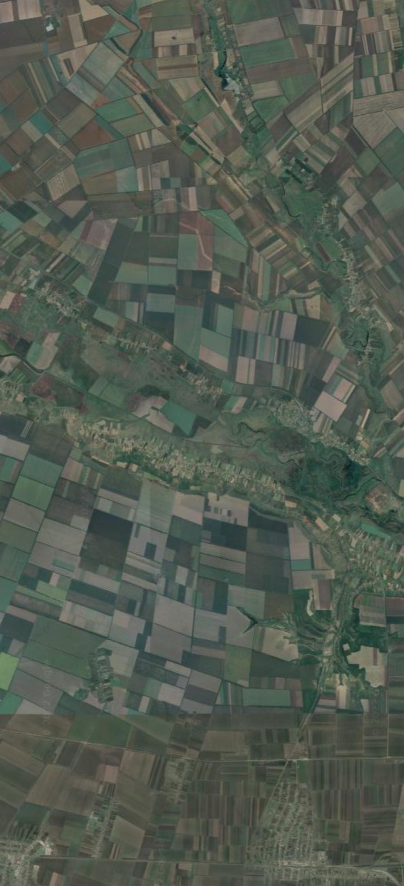
#> input picture Melitopol.jpg, 807 x 1771 px (shown at 1/2 size)
$ python test_rot4.py
#> lines starting #> are read from the running program, lines starting #| are printed output that depends on the picture; after the words box and inside, x2 and y2 are one past the last pixel; in counts of white or black regions, pixels touching at a corner belong together
import sys
import cv2
import numpy as np
import random
import math

step = 32
radius = 96
mask = np.zeros((radius*2,radius*2,3),np.uint8)
mask2 = np.zeros((radius,radius,3),np.uint8)
mask = cv2.circle(mask, (radius,radius), radius, (1,1,1), -1)
img1 =  cv2.imread("Melitopol.jpg")
#> img1 is the input picture: shape (1771, 807, 3); mean B, G, R 81, 91.5, 83.3
img1_0 = img1.copy()
imgheight=img1.shape[0]
#> imgheight = 1771
imgwidth=img1.shape[1]
#> imgwidth = 807


route = np.array([[100,100],[370,250],[400,320],[360,400],[300,460],[294,524],[330,580],[418,622],[470,720],[530,800],[600,900],[660,970],[710,1030],[690,1100],[700,1212],[680,1260],[600,1300],[525,1360],[532,1430],[570,1460],[580,1520],[550,1600],[464,1640]])

def rotateImage(image, angle):
    row, col = image.shape[:2]
    center=np.array([row,col])/2.0
    rot_mat = cv2.getRotationMatrix2D(center,np.degrees(angle)+90,1.0)
    new_image = cv2.warpAffine(image, rot_mat, (col,row))
    return new_image

def rotate(loc, angle, rec):
    sinA = np.sin(angle)
    cosA = np.cos(angle)
    res = np.empty((len(rec), 2), dtype=int)
    for i, (resi, reci) in enumerate(zip(res, rec)):
        resi[0] = max(loc[0] + cosA * reci[0] - sinA * reci[1], 0)
        resi[1] = max(loc[1] + sinA * reci[0] + cosA * reci[1], 0)
    return res

def cam_virt(loc, loc1, arrow=False, draw=True):
    out = []
    locs = []
    l = loc1-loc
    angle = - math.atan2(l[0],l[1])
    steps = math.floor(math.hypot(l[0], l[1])/step) - 1
    #print('angle', math.degrees(angle), steps, type(steps))
    img2 = img1_0[loc[1]-radius:loc[1]+radius, loc[0]-radius:loc[0]+radius].copy()
    try:
        img2 = img2*mask
        #print("img2", img2.shape)
        img2 = rotateImage(img2, angle)
        img2 = cv2.resize(img2, (radius,radius))
        if draw:
            cv2.circle(img1, loc, radius, (255, 0, 255), 2)
            cv2.putText(img1, f"{i}", loc, cv2.FONT_HERSHEY_SIMPLEX, 1, (0, 0, 255), 2, cv2.LINE_AA)
        # draw arrow for checking orientation
        out.append(img2)
    except Exception as e:
        exc_type, exc_obj, exc_tb = sys.exc_info()
        #fname = os.path.split(exc_tb.tb_frame.f_code.co_filename)[1]
        print("error",exc_type, exc_tb.tb_lineno, loc)
        out.append(mask2)

        #cv2.imwrite('lena.jpg', img2)
    #if arrow:

    return True, out

#tr, img2 = cam_virt(img1, N, M, route[0], True)
cv2.polylines(img1, [route], False, (255,0,0), 2)
#> img1: shape (1771, 807, 3); 0.42% of pixels changed, all inside (x1, y1, x2, y2) = (99, 99, 712, 1642)
route_imgs = []
for i in range(len(route)-1):
    cv2.circle(img1, route[i], 10, (0,200,0), -1)
    tr, img2 = cam_virt(route[i], route[i+1], True)
    if tr: route_imgs += img2
    else: print("Error generate virt camera image")
#> this loop made 22 passes
#> pass 1, in cam_virt, `img2 = img1_0[loc[1]-radius:loc[1]+radius, loc[0]-radius:loc[0]+radius..`:
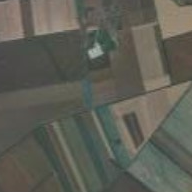
#> img2: shape (192, 192, 3); mean B, G, R 85.9, 95.1, 94.8
#> pass 1, in cam_virt, `img2 = img2*mask`:
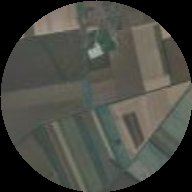
#> img2: shape (192, 192, 3); mean B, G, R 66.4, 73.4, 72.2
#> pass 1, in rotateImage, `new_image = cv2.warpAffine(image, rot_mat, (col,row))`:
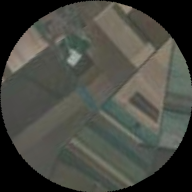
#> new_image: shape (192, 192, 3); mean B, G, R 66.3, 73.3, 72.1
#> after the loop:
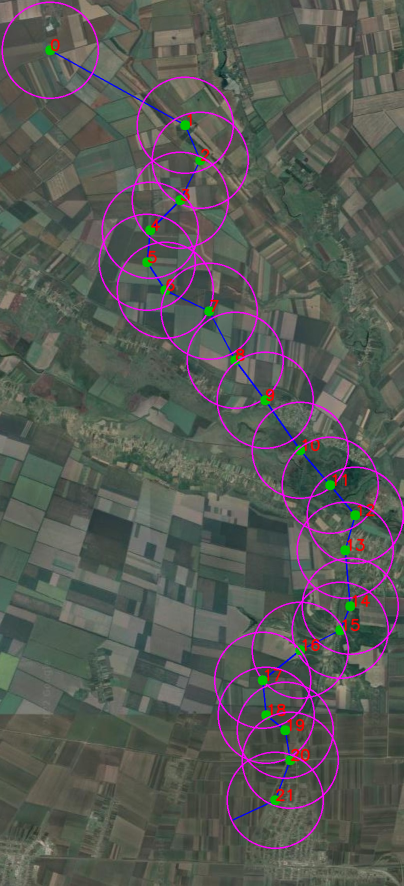
#> img1: shape (1771, 807, 3) (shown at 1/2 size); mean B, G, R 85.6, 89, 88
if route_imgs:
    img1 = cv2.resize(img1,(int(imgwidth/2),int(imgheight/2)))
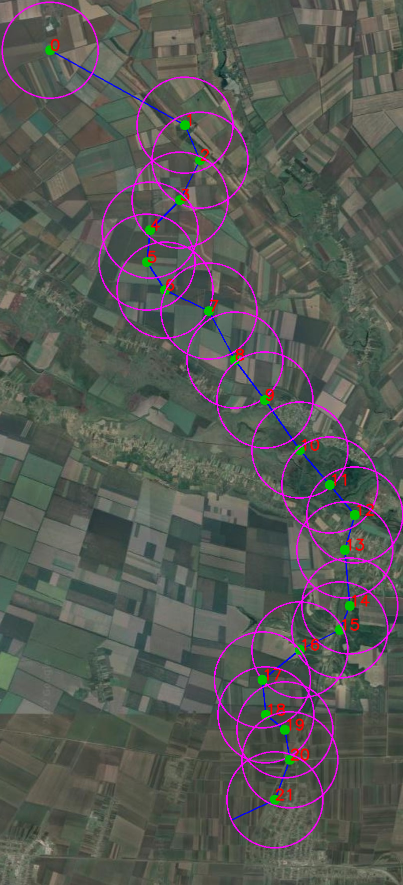
#> img1: shape (885, 403, 3); mean B, G, R 85.5, 88.9, 87.9
    rows = math.floor(int(imgheight/2)/(radius))
#> rows = 9
    columns = math.ceil(len(route_imgs)/rows)
#> columns = 3
    img2_big = np.zeros((int(imgheight/2), (radius)*columns, 3), np.uint8)
    col = 0
    row = 0
    for i, img in enumerate(route_imgs):
        #print("shape", i, row, col, img.shape, row*radius,row*radius+radius, radius*col,radius*col+radius, img2_big.shape)
        img2_big[row*radius:row*radius+radius, radius*col:radius*col+radius] = img
        #img2_big[row*N:row*N+N, M*col:M*col+M] = img
        cv2.putText(img2_big, f"{i}", (radius*col,row*radius+10), cv2.FONT_HERSHEY_SIMPLEX, 0.4, (0, 0, 255), 1, cv2.LINE_AA)
        row += 1
        if row == rows:
            col += 1
            row = 0
#> this loop made 22 passes
#> col on passes 9, 18: 1, 2
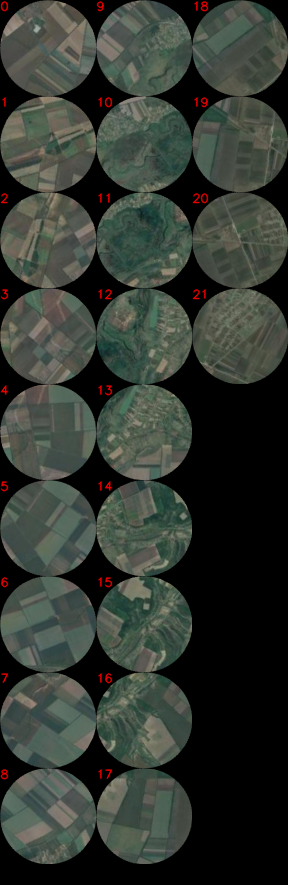
#> img2_big: shape (885, 288, 3); mean of channels 0, 1, 2 49, 55.8, 50.1; drawn as B, G, R
#> after the loop, col = 2; row = 4
    img_sep = np.zeros((int(imgheight/2), 10, 3), np.uint8)
    Hori = np.concatenate((img_sep, img1, img_sep, img2_big, img_sep), axis=1)
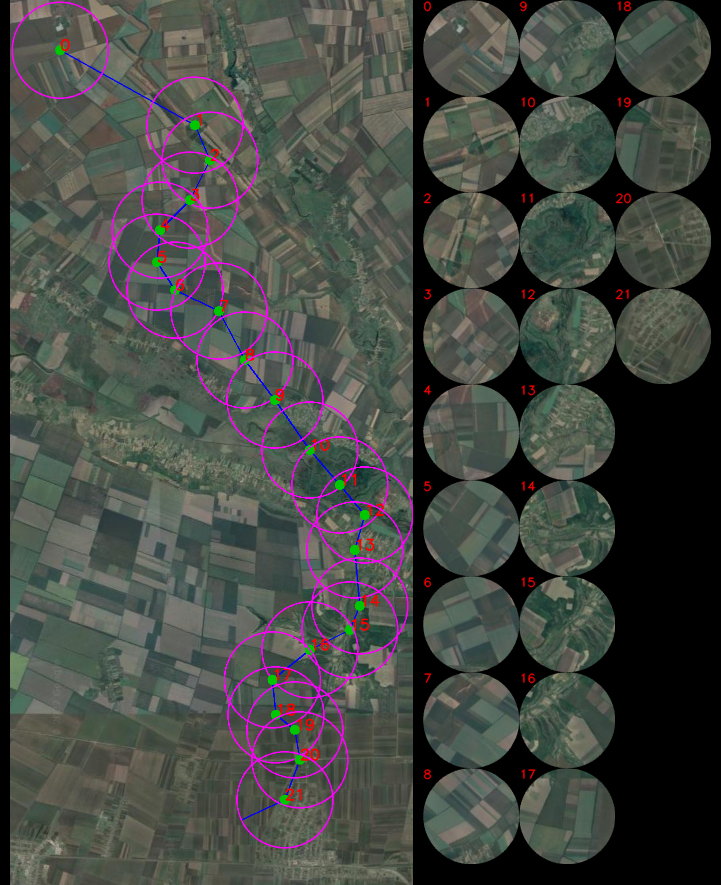
#> Hori: shape (885, 721, 3); mean B, G, R 67.4, 72, 69.2
    cv2.imshow('sample', Hori)
    cv2.moveWindow('sample', 30, 30)
    cv2.waitKey(0) # waits until a key is pressed

cv2.destroyAllWindows() # destroys the window showing image

$ run again, with 50.65796820554269_30.392857254847865.jpg copied over Melitopol.jpg
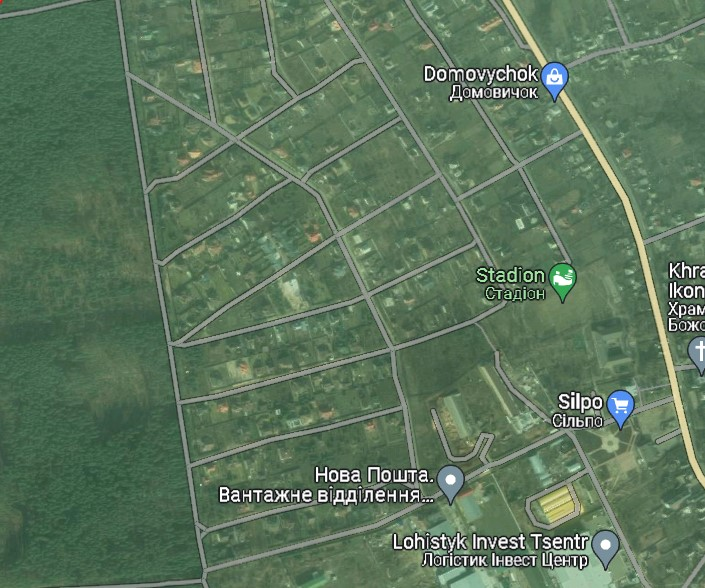
#> input picture 50.65796820554269_30.392857254847865.jpg, 705 x 588 px
#> img1 is the input picture: shape (588, 705, 3); mean B, G, R 92.1, 117.1, 92.2
#> columns = 8
#> the loop `for i, img in enumerate(route_imgs): #print("shape", i, row, col, img...` made 22 passes
#> after the loop `for i, img in enumerate(route_imgs):`:
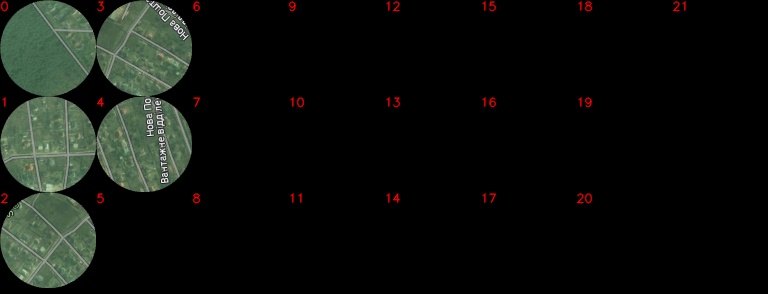
#> img2_big: shape (294, 768, 3); mean of channels 0, 1, 2 14.3, 18.3, 15.3; drawn as B, G, R
#> after the loop `for i, img in enumerate(route_imgs):`: col = 7; row = 1
#> `Hori = np.concatenate((img_sep, img1, img_sep, img2_big, img_sep), axi..`:
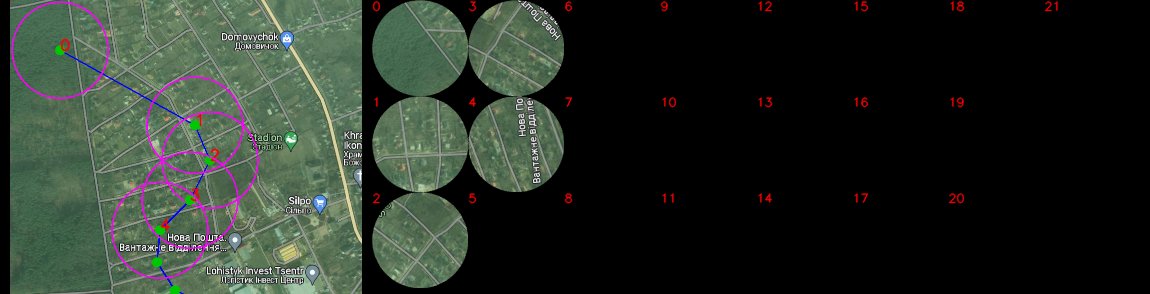
#> Hori: shape (294, 1150, 3); mean B, G, R 38.8, 47.2, 39.3
